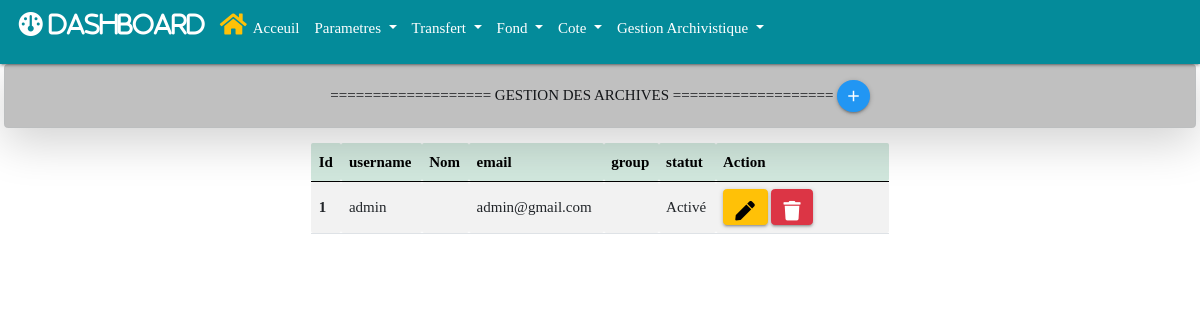
/auth/users, run on the app's committed database.
### authentication/models.py (models this page shows, shortened)
class User(AbstractUser):
    PUBLIC = 'PUBLIC'
    ARCHIVISTE = 'ARCHIVISTE'
    ADMINISTRATEUR = 'ADMINISTRATEUR'
    ROLE_CHOICES = (
    (PUBLIC, 'Public'),
    (ARCHIVISTE, 'Archiviste'),
    (ADMINISTRATEUR, 'Administrateur')
    )
    photo = models.ImageField(upload_to='users_img/', null=True, blank=True)
    role = models.CharField(max_length=30, choices=ROLE_CHOICES, verbose_name='Rôle')

### authentication/views.py (the view)
# urls.py: path('auth/users', views.users, name='users'),
def users(request):
    user_lists = User.objects.all()
    return render(request, "authentication/user/user.html", {"user_lists":user_lists})

### authentication/templates/authentication/user/user.html (shortened to what this page needs)
{% extends 'base.html' %}
{% block add %}
<a href="#" class="btn-floating btn-small waves-effect waves-light blue" title="Ajouter un utilisateur">
    <i class="material-icons">add</i>
</a>
{% endblock add %}
{% block main %}
<div class="container mt-3 w-50">
    <table id="example" class="table table-striped" style="width:100%">
        <thead class="table-success">
            <tr>
                <th>Id</th>
                <th>username</th>
                <th>Nom</th>
                <th>email</th>
                <th>group</th>
                <th>statut</th>
                <th style="width: 30%;">Action</th>
            </tr>
        </thead>
        <tbody>
            {% for user_list in user_lists %}
            <tr>
                <th scope="row">{{user_list.id}}</th>
                <td>{{user_list.username}}</td>
                <td>{{user_list.fisrtname}}</td>
                <td>{{user_list.email}}</td>
                <td>{{user_list.group}}</td>
                {% if user_list.is_active %}
                <td>Activé</td>
                {% else %}
                <td>Désactivé</td>
                {% endif %}
                <td>
                    <a href="#" type="button" class="btn btn-warning" title="Edit Status">
                        <i class="fas fa-pen"></i>
                    </a>
                    <a href="#" type="button" class="btn btn-danger" title="Supprimer Status">
                        <i class="fas fa-trash"></i>
                    </a>
                </td>
            </tr>
            {% endfor %}
        </tbody>
    </table>
</div>
{% endblock main %}

### archivages/static/css/styles.css (style rules this page uses)
* { padding: 0; margin: 0; box-sizing: border-box; list-style-type: none; text-decoration: none; font-family: "verdana"; }

### data on the page
User: id "1", username "admin", email "admin@gmail.com", is_active "Activé"
